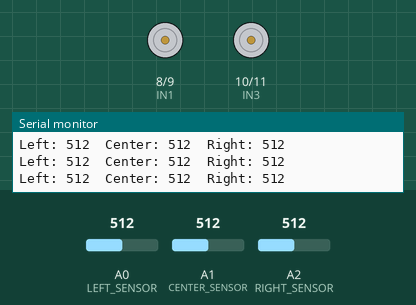
A sketch run on a simulated Arduino Uno, built with avr-gcc and run on an emulated ATmega328P. On the bench: motor-driver pin pairs drawn as motors (green arrow = first pin HIGH = forward, orange = second pin HIGH = backward, longer = more drive), the last lines printed to the serial monitor. The inputs (shaded band) are chosen by the test bench; at power-on: A2 (RIGHT_SENSOR) = 512, A0 (LEFT_SENSOR) = 512, A1 (CENTER_SENSOR) = 512.

Above: at 4.5 s.
4.6 s: A2 (RIGHT_SENSOR) set to 492
At 4.9 s:
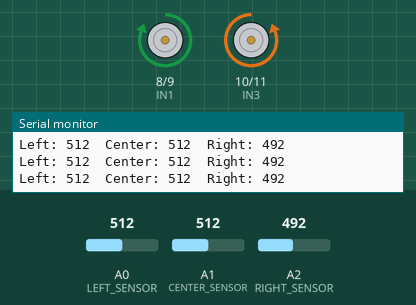
6.1 s: A2 (RIGHT_SENSOR) set to 510
At 6.6 s:
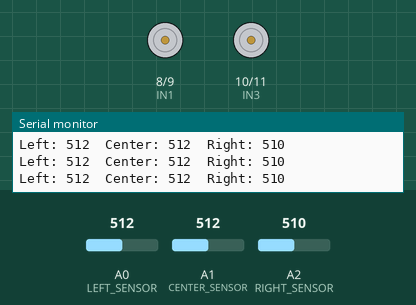
7.6 s: A0 (LEFT_SENSOR) set to 482
At 8.4 s:
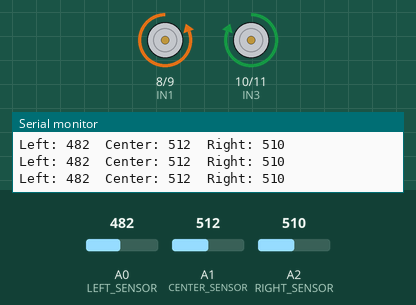
10.6 s: A0 (LEFT_SENSOR) set to 510
At 11.8 s:
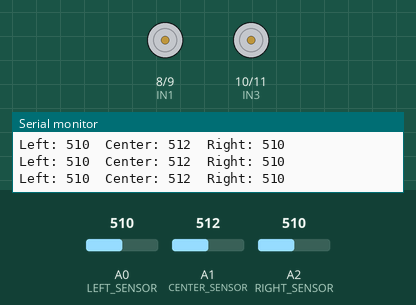
Timing chart, 0 to 13.1 s (numbered marks = the images above; inputs shaded):
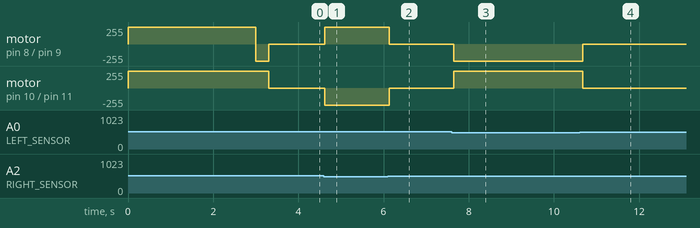

Measured:
- the behaviour switches between 500 and 499 on A2 (RIGHT_SENSOR) (found by bisection; images 0 and 1)
- the behaviour switches between 500 and 499 on A0 (LEFT_SENSOR) (found by bisection; images 2 and 3)
- after the input at 4.6 s, motor on pin 8 (IN1) / pin 9 (IN2): stopped → forward 255/255 at once; motor on pin 10 (IN3) / pin 11 (IN4): stopped → backward 255/255 at once
- after the input at 6.1 s, motor on pin 8 (IN1) / pin 9 (IN2): forward 255/255 → stopped at once; motor on pin 10 (IN3) / pin 11 (IN4): backward 255/255 → stopped at once
- after the input at 7.6 s, motor on pin 8 (IN1) / pin 9 (IN2): stopped → backward 255/255 after 0.05 s; motor on pin 10 (IN3) / pin 11 (IN4): stopped → forward 255/255 after 0.05 s
- after the input at 10.6 s, motor on pin 8 (IN1) / pin 9 (IN2): backward 255/255 → stopped after 0.08 s; motor on pin 10 (IN3) / pin 11 (IN4): forward 255/255 → stopped after 0.08 s

The sketch:

Fire_Chasser_Low_code_effecincy.ino
```cpp
// --------------------
// Fire Detection Robot
// Arduino UNO + L298N + 3 Flame Sensors
// --------------------

// Motor pins
#define IN1 8
#define IN2 9
#define IN3 10
#define IN4 11

// Flame sensors
#define LEFT_SENSOR   A0
#define CENTER_SENSOR A1
#define RIGHT_SENSOR  A2

// Flame detection threshold
int threshold = 500;

// --------------------
// MOTOR FUNCTIONS
// --------------------

void stopMotors() {
  digitalWrite(IN1, LOW);
  digitalWrite(IN2, LOW);
  digitalWrite(IN3, LOW);
  digitalWrite(IN4, LOW);
}

void moveForward() {
  digitalWrite(IN1, HIGH);
  digitalWrite(IN2, LOW);

  digitalWrite(IN3, HIGH);
  digitalWrite(IN4, LOW);
}

void turnLeft() {
  digitalWrite(IN1, LOW);
  digitalWrite(IN2, HIGH);

  digitalWrite(IN3, HIGH);
  digitalWrite(IN4, LOW);
}

void turnRight() {
  digitalWrite(IN1, HIGH);
  digitalWrite(IN2, LOW);

  digitalWrite(IN3, LOW);
  digitalWrite(IN4, HIGH);
}

// --------------------
// STARTUP MOVEMENT
// --------------------

void startupMove() {

  // Move forward for 3 seconds
  moveForward();
  delay(3000);

  // Small scan turn
  turnLeft();
  delay(300);

  stopMotors();
}

// --------------------
// SETUP
// --------------------

void setup() {

  pinMode(IN1, OUTPUT);
  pinMode(IN2, OUTPUT);
  pinMode(IN3, OUTPUT);
  pinMode(IN4, OUTPUT);

  Serial.begin(9600);

  stopMotors();

  // Initial movement
  startupMove();
}

// --------------------
// MAIN LOOP
// --------------------

void loop() {

  // Read sensors
  int left   = analogRead(LEFT_SENSOR);
  int center = analogRead(CENTER_SENSOR);
  int right  = analogRead(RIGHT_SENSOR);

  // Debug output
  Serial.print("Left: ");
  Serial.print(left);

  Serial.print("  Center: ");
  Serial.print(center);

  Serial.print("  Right: ");
  Serial.println(right);

  // Detect fire
  bool fireDetected =
      (left < threshold) ||
      (center < threshold) ||
      (right < threshold);

  // --------------------
  // NO FIRE
  // --------------------

  if (!fireDetected) {

    stopMotors();
  }

  // --------------------
  // FIRE ON LEFT
  // --------------------

  else if (left < center && left < right) {

    turnLeft();
  }

  // --------------------
  // FIRE ON RIGHT
  // --------------------

  else if (right < center && right < left) {

    turnRight();
  }

  // --------------------
  // FIRE IN CENTER
  // --------------------

  else {

    moveForward();
  }

  delay(100);
}
```
